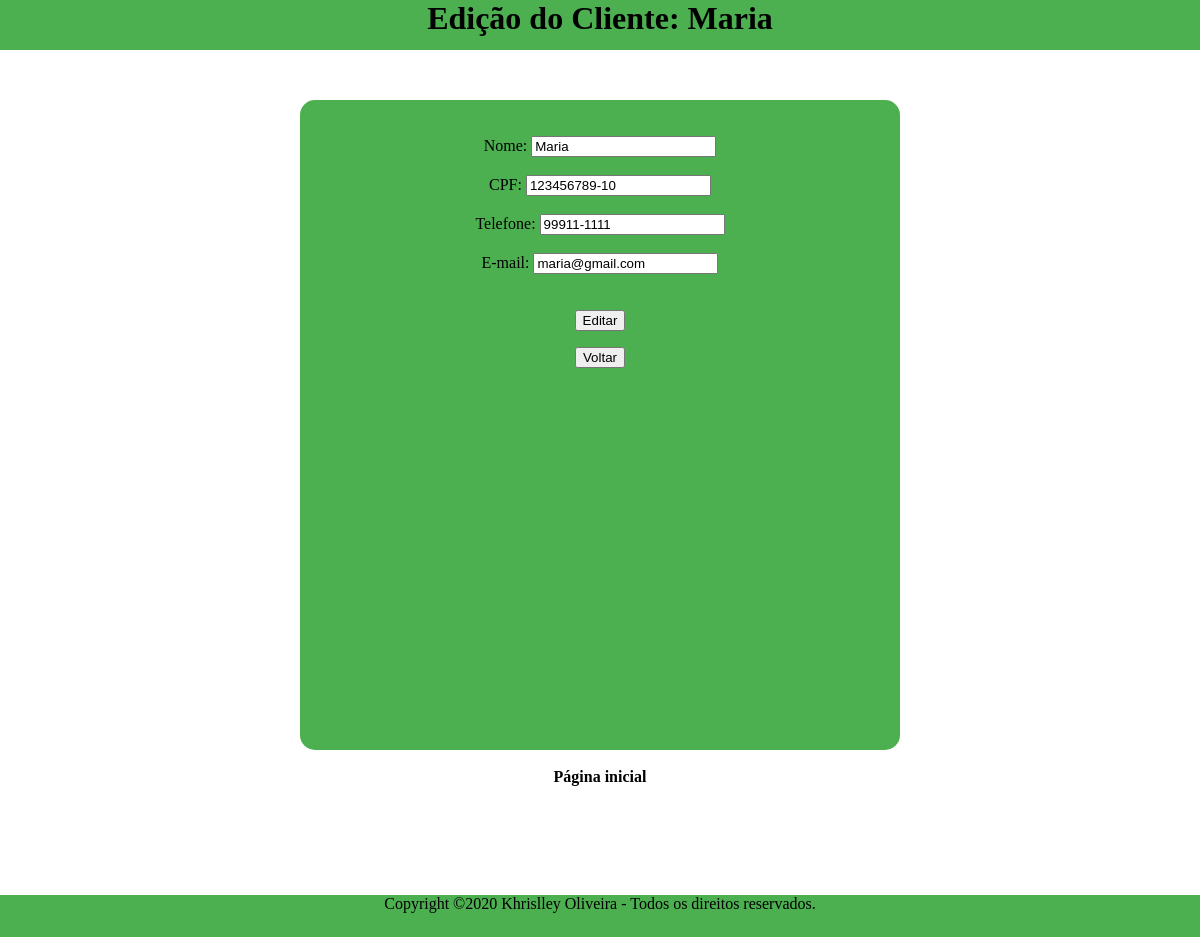
/editarCliente.php?codiCliente=1 (signed in), run on the app's committed database.
### tables this page shows
CREATE TABLE `cliente` (
  `CODI_CLIENTE` int NOT NULL AUTO_INCREMENT,
  `NOME_CLIENTE` varchar(120) NOT NULL,
  `CPF_CLIENTE` varchar(45) NOT NULL,
  `FONE_CLIENTE` varchar(45) NOT NULL,
  `EMAIL_CLIENTE` varchar(120) NOT NULL,
  PRIMARY KEY (`CODI_CLIENTE`)
);

### editarCliente.php (the view, shortened to what this page needs)
<?php
include_once("db.php");
?>
<html>
<head>
    <link rel="stylesheet" href="./style.css">
</head>
<body>
    <?php
    $codiCliente = $_REQUEST["codiCliente"];
    $dadosCliente = $conexao->query("SELECT * FROM CLIENTE WHERE CODI_CLIENTE = $codiCliente;");
    $umCliente = $dadosCliente->fetch_array();
    ?>
    <header>
        <h1>Edição do Cliente: <?php echo $umCliente["NOME_CLIENTE"]; ?> </h1>
    </header>
    <div class="conteudo">
        <div class="editar"><br><br>
            <form action="editarCliente.php">
                <label for="nomeCliente">Nome: </label><input type="text" name="nomeCliente" id="nomeCliente" value="<?php echo $umCliente["NOME_CLIENTE"]; ?>"><br><br>
                <label for="cpfCliente">CPF: </label><input type="text" name="cpfCliente" id="cpfCliente" value="<?php echo $umCliente["CPF_CLIENTE"]; ?>"><br><br>
                <label for="foneCliente">Telefone: </label><input type="text" name="foneCliente" id="foneCliente" value="<?php echo $umCliente["FONE_CLIENTE"]; ?>"><br><br>
                <label for="emailCliente">E-mail: </label><input type="text" name="emailCliente" id="emailCliente" value="<?php echo $umCliente["EMAIL_CLIENTE"]; ?>"><br><br>
                <input type="hidden" name="codiCliente" value="<?php echo $codiCliente; ?>"><br>
                <input type="submit" value="Editar">
            </form>
            <form action="selecionarClienteEditar.php">
                <input type="submit" value="Voltar">
            </form>
        </div><br>
        <a href="menu.php">Página inicial</a>
    </div>
    <footer id="footer" style="font-size: 16px">
        Copyright ©2020 Khrislley Oliveira - Todos os direitos reservados.
    </footer>
</body>
</html>

### style.css (style rules this page uses)
html { font-family: 'Baloo2'; }
body { font-family: 'Baloo2'; height: 800px; text-align: center; text-decoration: none; margin: 0px; }
header { height: 50px; background-color: #4CAF50; margin: 0px auto; position: relative; }
footer { height: 42px; width: auto; background-color: #4CAF50; margin: 0px; position: relative; }
a { text-decoration: none; color: black; font-weight: bold; }
.conteudo { height: 795px; }
.editar { background-color: #4CAF50; height: 650px; width: 600px; margin: 0px auto; margin-top: 50px; position: relative; border-radius: 15px; }

### data on the page
cliente: NOME_CLIENTE "Maria", nomeCliente "Maria", cpfCliente "123456789-10", foneCliente "99911-1111", emailCliente "maria@gmail.com"
